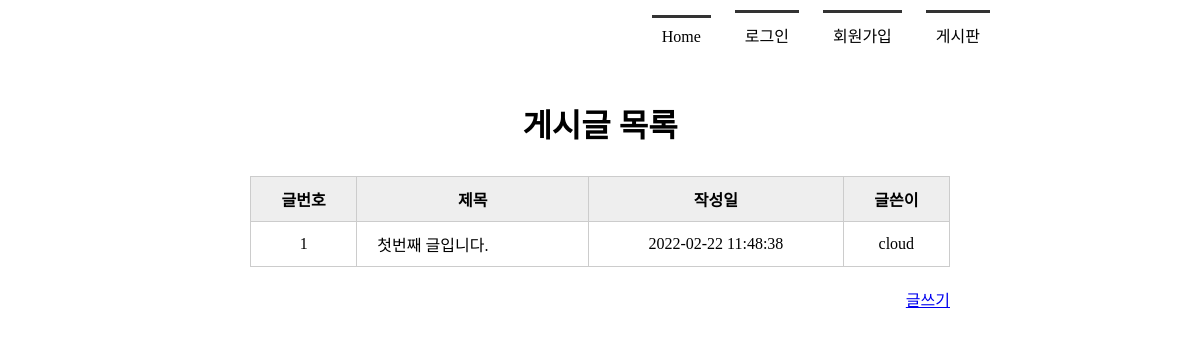
The app's page /boardlist/, older data.
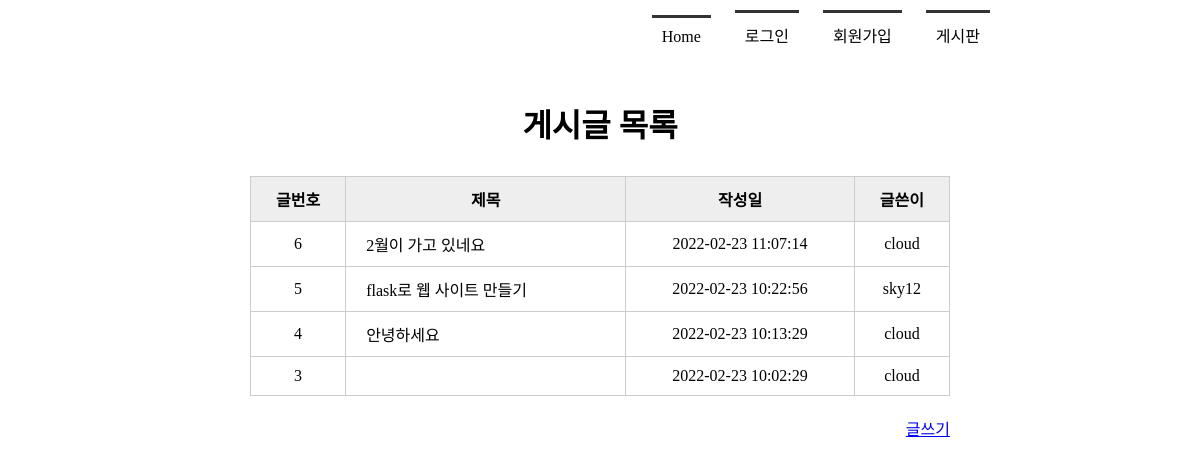
The same page, newer data.
### tables this page shows
CREATE TABLE board(
            bno integer PRIMARY KEY AUTOINCREMENT,
            title text NOT NULL,
            content text NOT NULL,
            createDate timestamp date DEFAULT (datetime('now', 'localtime')),
            mid char(5) NOT NULL,
            FOREIGN KEY(mid) REFERENCES member(mid) ON DELETE CASCADE
        );

### app.py (the view)
@app.route('/boardlist/')
def boardlist():
    conn = getconn()
    cur = conn.cursor()
    sql = "SELECT * FROM board ORDER BY bno DESC"
    cur.execute(sql)
    rs = cur.fetchall()
    conn.close()
    return render_template('boardlist.html', rs = rs)

### app.py (called while the page is built)
def getconn():
    conn = sqlite3.connect("./members.db")
    return conn

### templates/boardlist.html (shortened to what this page needs)
<!DOCTYPE html>
<html lang="en">
<head>
    <link rel="stylesheet" href="{{ url_for('static', filename='style.css')  }}">
</head>
<body>
    <div id="container">
        {% include 'navbar.html' %}
        <section>
            <h1>게시글 목록</h1>
            <table class="tbl_board">
                <tr>
                    <th>글번호</th><th>제목</th><th>작성일</th><th>글쓴이</th>
                </tr>
                {% for i in rs %}
                <tr>
                    <td>{{ i[0] }}</td>
                    <td><a href="{{ url_for('board_view', bno=i[0]) }}">{{ i[1] }}</a></td>
                    <td>{{ i[3] }}</td>
                    <td>{{ i[4] }}</td>
                </tr>
                {% endfor %}
            </table>
            <div class="btn_write">
                <a href="{{ url_for('writing') }}">글쓰기</a>
            </div>
        </section>
    </div>
</body>
</html>

### templates/navbar.html
<header>
    <nav>
        <ul>
            {% if session %}
                <li><a href="{{ url_for('index') }}">Home</a></li>
                <li><a href="{{ url_for('logout') }}">({{ session['userID'] }}님)로그아웃</a></li>
                <li><a href="{{ url_for('memberlist') }}">회원목록</a></li>
                <li><a href="{{ url_for('boardlist') }}">게시판</a></li>
            {% else %}
                <li><a href="{{ url_for('index') }}">Home</a></li>
                <li><a href="{{ url_for('login') }}">로그인</a></li>
                <li><a href="{{ url_for('register') }}">회원가입</a></li>
                <li><a href="{{ url_for('boardlist') }}">게시판</a></li>
            {% endif %}
        </ul>
    </nav>
</header>

### static/style.css (style rules this page uses)
* { margin: 0; padding: 0; }
#container { width: 1000px; margin: 0 auto; }
header { height: 100px; }
nav ul { list-style: none; text-align: right; margin-right: 100px; }
nav ul li { display: inline-block; margin: 10px; border-top: 3px solid #333; padding: 10px; }
nav ul li a { text-decoration: none; color: #000; }
section { text-align: center; }
section h1 { font-size: 2em; margin-bottom: 30px; }
section table { width: 600px; margin:0 auto; border-collapse: collapse; }
section table, th, td { border: 1px solid #ccc; padding: 10px }
section .tbl_board { width: 700px; }
section .tbl_board th { background: #eee; }
section .tbl_board a { text-decoration: none; color: #000; }
section .tbl_board td:nth-child(2) { text-align: left; padding-left: 20px }
section .btn_write { text-align: right; margin: 20px 150px; }

Row changes from the older to the newer data that the page shows:
removed board: bno "1", title "첫번째 글입니다.", createDate "2022-02-22 11:48:38", mid "cloud"
added board: bno "6", title "2월이 가고 있네요", createDate "2022-02-23 11:07:14", mid "cloud"
added board: bno "5", title "flask로 웹 사이트 만들기", createDate "2022-02-23 10:22:56", mid "sky12"
added board: bno "4", title "안녕하세요", createDate "2022-02-23 10:13:29", mid "cloud"
added board: bno "3", createDate "2022-02-23 10:02:29", mid "cloud"
